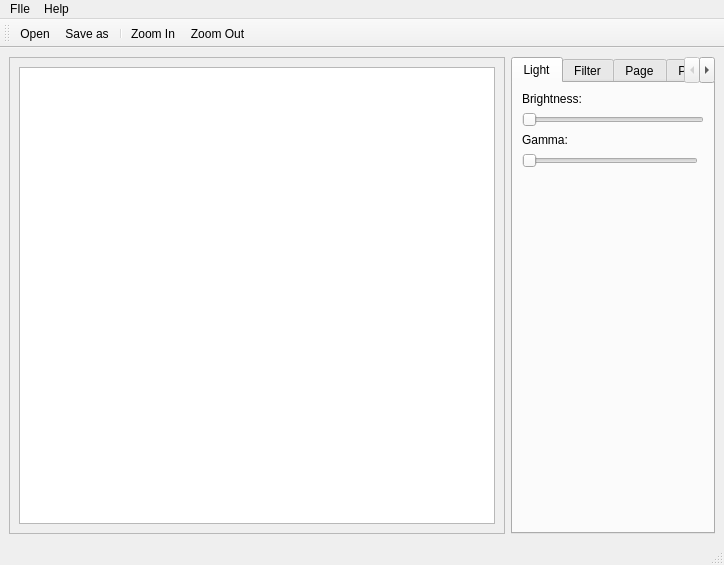
<?xml version="1.0" encoding="UTF-8"?>
<ui version="4.0">
 <class>MainWindow</class>
 <widget class="QMainWindow" name="MainWindow">
  <property name="geometry">
   <rect>
    <x>0</x>
    <y>0</y>
    <width>724</width>
    <height>565</height>
   </rect>
  </property>
  <property name="windowTitle">
   <string>Photo Meow Meow</string>
  </property>
  <widget class="QWidget" name="centralwidget">
   <layout class="QGridLayout" name="gridLayout">
    <item row="0" column="0">
     <widget class="QScrollArea" name="scrollArea">
      <property name="widgetResizable">
       <bool>true</bool>
      </property>
      <widget class="QWidget" name="scrollAreaWidgetContents">
       <property name="geometry">
        <rect>
         <x>0</x>
         <y>0</y>
         <width>482</width>
         <height>453</height>
        </rect>
       </property>
       <layout class="QGridLayout" name="gridLayout_2">
        <item row="0" column="0">
         <widget class="QGraphicsView" name="graphicsView"/>
        </item>
       </layout>
      </widget>
     </widget>
    </item>
    <item row="0" column="1" colspan="2">
     <widget class="QTabWidget" name="tabWidget">
      <property name="minimumSize">
       <size>
        <width>200</width>
        <height>0</height>
       </size>
      </property>
      <property name="maximumSize">
       <size>
        <width>16777215</width>
        <height>16777215</height>
       </size>
      </property>
      <property name="currentIndex">
       <number>0</number>
      </property>
      <widget class="QWidget" name="tab">
       <attribute name="title">
        <string>Light</string>
       </attribute>
       <layout class="QGridLayout" name="gridLayout_3">
        <item row="5" column="0">
         <spacer name="verticalSpacer">
          <property name="orientation">
           <enum>Qt::Vertical</enum>
          </property>
          <property name="sizeHint" stdset="0">
           <size>
            <width>20</width>
            <height>40</height>
           </size>
          </property>
         </spacer>
        </item>
        <item row="1" column="0" colspan="2">
         <widget class="QSlider" name="horizontalSlider">
          <property name="minimum">
           <number>0</number>
          </property>
          <property name="value">
           <number>0</number>
          </property>
          <property name="orientation">
           <enum>Qt::Horizontal</enum>
          </property>
         </widget>
        </item>
        <item row="2" column="0" colspan="2">
         <widget class="QLabel" name="label_3">
          <property name="text">
           <string>Gamma:</string>
          </property>
         </widget>
        </item>
        <item row="0" column="0" colspan="2">
         <widget class="QLabel" name="label_2">
          <property name="text">
           <string>Brightness:</string>
          </property>
         </widget>
        </item>
        <item row="3" column="0">
         <widget class="QSlider" name="horizontalSlider_2">
          <property name="minimum">
           <number>1</number>
          </property>
          <property name="value">
           <number>1</number>
          </property>
          <property name="orientation">
           <enum>Qt::Horizontal</enum>
          </property>
         </widget>
        </item>
       </layout>
      </widget>
      <widget class="QWidget" name="tab_1">
       <attribute name="title">
        <string>Filter</string>
       </attribute>
       <layout class="QGridLayout" name="gridLayout_4">
        <item row="2" column="0">
         <spacer name="verticalSpacer_2">
          <property name="orientation">
           <enum>Qt::Vertical</enum>
          </property>
          <property name="sizeHint" stdset="0">
           <size>
            <width>20</width>
            <height>40</height>
           </size>
          </property>
         </spacer>
        </item>
        <item row="1" column="0">
         <widget class="QSlider" name="horizontalSlider_3">
          <property name="orientation">
           <enum>Qt::Horizontal</enum>
          </property>
         </widget>
        </item>
        <item row="0" column="0">
         <widget class="QLabel" name="label">
          <property name="text">
           <string>Blur:</string>
          </property>
         </widget>
        </item>
       </layout>
      </widget>
      <widget class="QWidget" name="tab_2">
       <attribute name="title">
        <string>Page</string>
       </attribute>
      </widget>
      <widget class="QWidget" name="tab_4">
       <attribute name="title">
        <string>Page</string>
       </attribute>
      </widget>
     </widget>
    </item>
   </layout>
  </widget>
  <widget class="QMenuBar" name="menubar">
   <property name="geometry">
    <rect>
     <x>0</x>
     <y>0</y>
     <width>724</width>
     <height>26</height>
    </rect>
   </property>
   <widget class="QMenu" name="menuFIle">
    <property name="title">
     <string>FIle</string>
    </property>
    <addaction name="actionOpen"/>
    <addaction name="actionSave"/>
    <addaction name="separator"/>
    <addaction name="actionQuit"/>
   </widget>
   <widget class="QMenu" name="menuAbout">
    <property name="title">
     <string>Help</string>
    </property>
    <addaction name="actionAbout"/>
   </widget>
   <addaction name="menuFIle"/>
   <addaction name="menuAbout"/>
  </widget>
  <widget class="QStatusBar" name="statusbar"/>
  <widget class="QToolBar" name="toolBar">
   <property name="windowTitle">
    <string>toolBar</string>
   </property>
   <attribute name="toolBarArea">
    <enum>TopToolBarArea</enum>
   </attribute>
   <attribute name="toolBarBreak">
    <bool>false</bool>
   </attribute>
   <addaction name="actionOpen"/>
   <addaction name="actionSave"/>
   <addaction name="separator"/>
   <addaction name="actionZoom_In"/>
   <addaction name="actionZoom_Out"/>
  </widget>
  <action name="actionOpen">
   <property name="icon">
    <iconset>
     <normaloff>icons/icons8-edit-image-48.png</normaloff>
     <normalon>icons/gnome-mime-image.png</normalon>icons/icons8-edit-image-48.png</iconset>
   </property>
   <property name="text">
    <string>Open</string>
   </property>
   <property name="shortcut">
    <string>Ctrl+O</string>
   </property>
  </action>
  <action name="actionSave">
   <property name="icon">
    <iconset>
     <normaloff>icons/icons8-save-48.png</normaloff>
     <normalon>icons/folder_color_green.png</normalon>icons/icons8-save-48.png</iconset>
   </property>
   <property name="text">
    <string>Save as</string>
   </property>
   <property name="shortcut">
    <string>Ctrl+Shift+S</string>
   </property>
  </action>
  <action name="actionQuit">
   <property name="text">
    <string>Quit</string>
   </property>
   <property name="shortcut">
    <string>Ctrl+Q</string>
   </property>
  </action>
  <action name="actionAbout">
   <property name="icon">
    <iconset>
     <normaloff>icons/icons8-about-48.png</normaloff>
     <normalon>icons/stock_addressbook.png</normalon>icons/icons8-about-48.png</iconset>
   </property>
   <property name="text">
    <string>About</string>
   </property>
  </action>
  <action name="actionZoom_In">
   <property name="icon">
    <iconset>
     <normaloff>icons/icons8-zoom-in-48.png</normaloff>icons/icons8-zoom-in-48.png</iconset>
   </property>
   <property name="text">
    <string>Zoom In</string>
   </property>
  </action>
  <action name="actionZoom_Out">
   <property name="icon">
    <iconset>
     <normaloff>icons/icons8-zoom-out-48.png</normaloff>icons/icons8-zoom-out-48.png</iconset>
   </property>
   <property name="text">
    <string>Zoom Out</string>
   </property>
  </action>
 </widget>
 <resources/>
 <connections/>
</ui>
